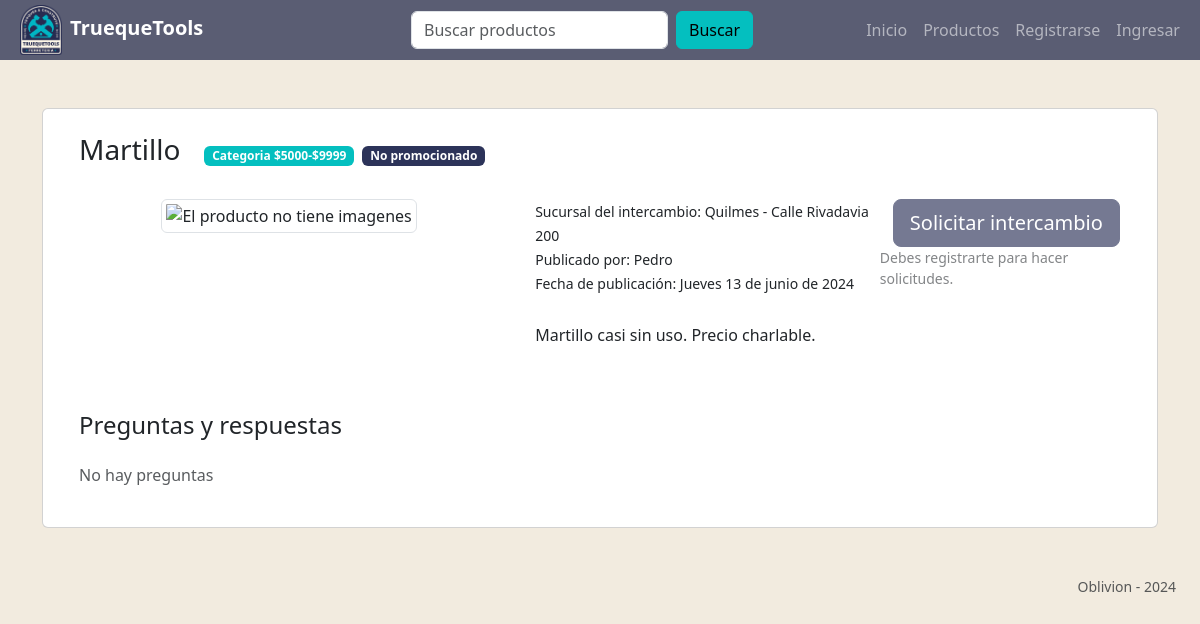
Page /productos/id/1 on the earlier database version.
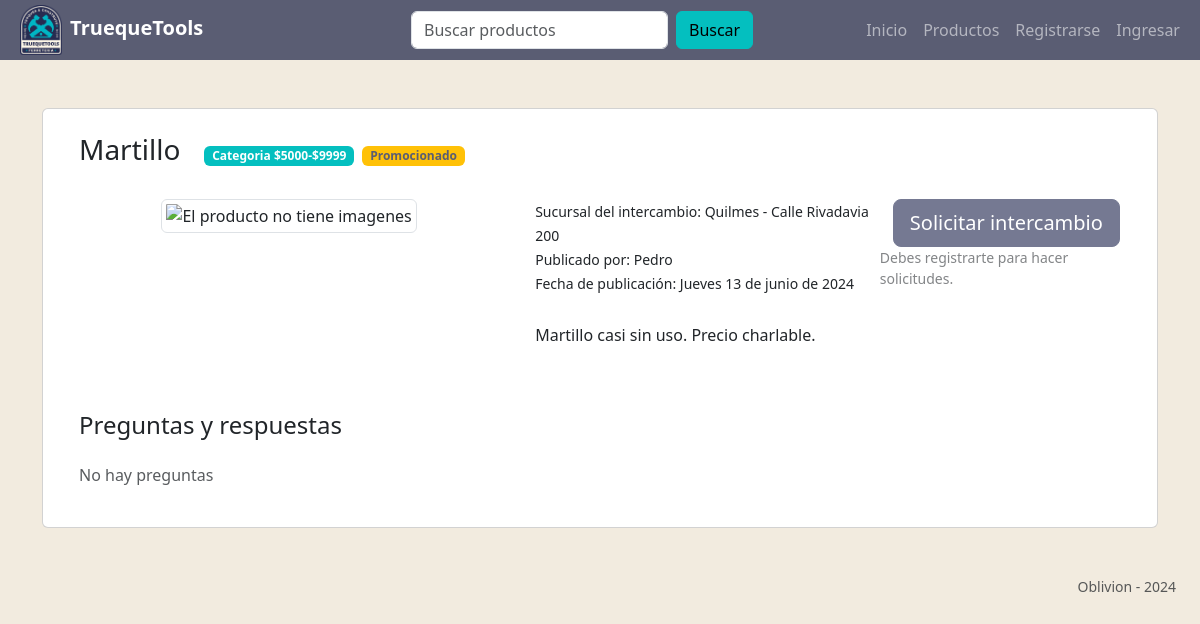
Same page on the later database version.
### tt_app/views/producto_view.py (the view)
def detalle_producto(request, id):
    producto = get_object_or_404(Producto, id=id)
    preguntas = producto.preguntas.all().order_by("-fecha")
    form_pregunta = FormularioDePregunta()
    form_respuesta = FormularioDeRespuesta()
    return render(
        request,
        "productos/detalle_producto.html",
        {"producto": producto, "preguntas": preguntas, "form_pregunta": form_pregunta, "form_respuesta": form_respuesta},
    )

### tt_app/forms/producto_forms.py
class FormularioDePregunta(forms.ModelForm):
    texto = forms.CharField(
        required=True,
        max_length=1000,
        widget=forms.Textarea(
            attrs={"class": "form-control", "placeholder": "Escribí tu pregunta sobre este producto"}
        ),
        error_messages={
            "required": "Debe ingresar un texto para registrar la pregunta",
        },
    )
    class Meta:
        model = Pregunta
        fields = ["texto"]

class FormularioDeRespuesta(forms.ModelForm):
    texto = forms.CharField(
        required=True,
        max_length=1000,
        widget=forms.Textarea(
            attrs={"class": "form-control", "placeholder": "Respondé la consulta que hicieron sobre tu producto"}
        ),
        error_messages={
            "required": "Debe ingresar un texto para registrar la respuesta",
        },
    )
    class Meta:
        model = Respuesta
        fields = ["texto"]

### tt_app/templates/productos/detalle_producto.html (shortened to what the changed rows need)
{% extends 'base.html' %}
{% load static %}
{% block content %}
<div class="card ">
{% if producto.activo %}
<div class="row m-4">
    <span class="d-flex align-items-center mb-4 ">
        <div class="mx-2">
            <a href="#" class="badge badge-primary bg-primary text-decoration-none text-white me-1">Categoria {{producto.get_categoria_display}}</a>
            {% if producto.promocionado %}
                <a href="#" class="badge badge-primary bg-warning text-decoration-none text-dark">Promocionado</a>
            {% else %}
                <a href="#" class="badge badge-secondary bg-secondary text-decoration-none text-white">No promocionado</a>
            {% endif %}
        </div>
    </span>
</div>
</div>
{% endif %}
{% endblock %}

Differences in the rows shown:
changed Producto "Martillo": promocionado False → True (drawn)
Other differences:
text no longer shown: "No promocionado"
text now shown: "Promocionado"
